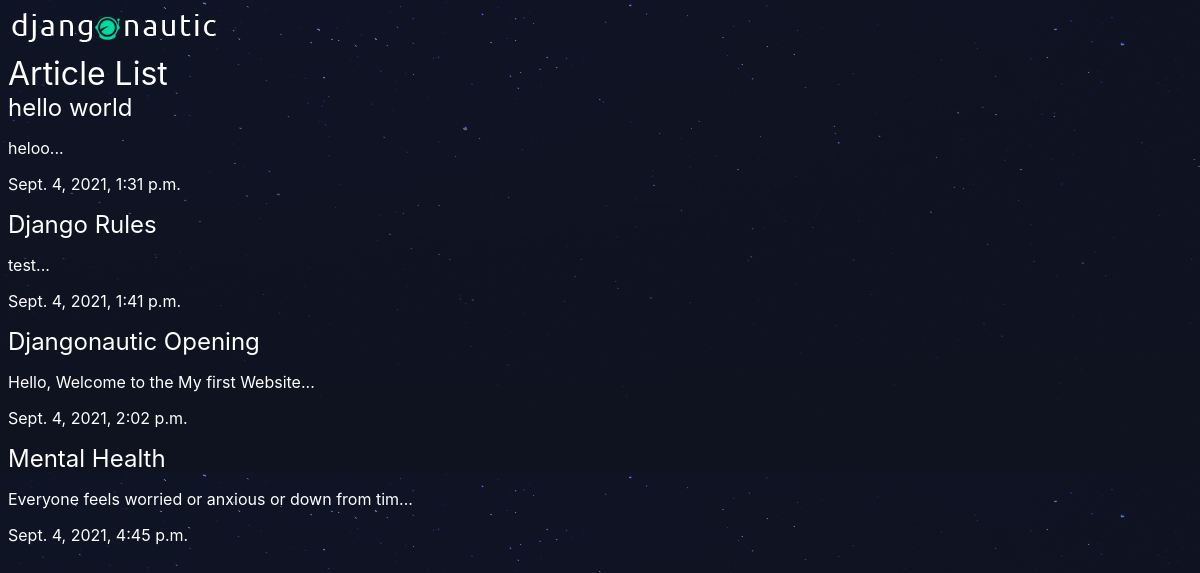
The page /articles/ on the database as committed earlier.
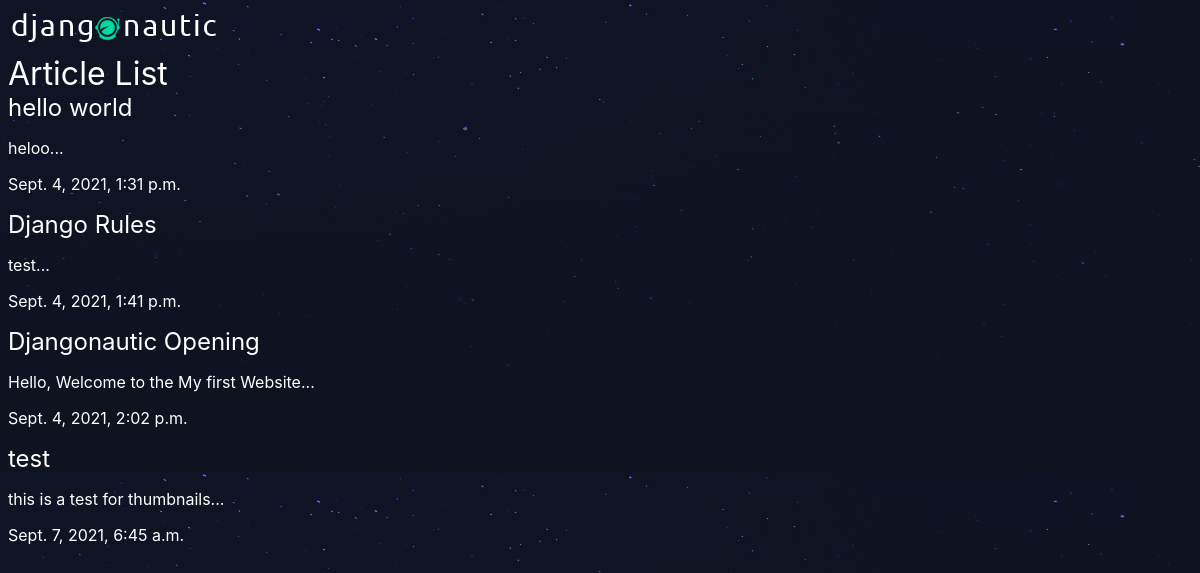
The same page on the database as committed later.
### articles/models.py (models this page shows, shortened)
class Article(models.Model):
    title = models.CharField(max_length=100)
    slug = models.SlugField()
    body = models.TextField()
    date = models.DateTimeField(auto_now_add=True)
    thumb = models.ImageField(default='default.png', blank=True)
    def snippet(self):
        return self.body[:50] + '...'

### articles/views.py (the view)
# urls.py: path('', views.index, name="list"),
def index (request):
    articles = Article.objects.all().order_by('date')
    return render(request, 'articles/index.html', {'articles':articles })

### articles/templates/articles/index.html
{% extends 'base.html' %}
{% block content %}
<h1>Article List</h1>
<div class="articles">
    {% for article in articles %}
    <div class="article">
        <h2><a href="{% url 'articles:detail' article.slug %}">{{ article.title }}</a></h2>
        <p>{{ article.snippet }}</p>
        <p>{{ article.date }}</p>
    </div>
    {% endfor %}
</div>
{% endblock %}

### templates/base.html (shortened to what this page needs)
{% load static %}
<!DOCTYPE html>
<html>
<head>
    <link rel="stylesheet" href="{% static 'style.css' %}">
</head>
<body>
    <div class="wrapper">
        <h1><a href="{% url 'articles:list' %}"><img src="{% static 'logo.png' %}"/></a></h1>
        {% block content %}
        {% endblock %}
    </div>
</body>
</html>

### assets/style.css (style rules this page uses)
body { background-color: #0f121f; background-image: url(stars.png); background-repeat-y: no-repeat; color: #fff; }
body * { font-family: -apple-system, BlinkMacSystemFont, 'Segoe UI', Roboto, Oxygen, Ubuntu, Cantarell, 'Open Sans', 'Helvetica Neue', sans-serif; }
h1,h2,h3,h4,h5 { font-weight: normal; margin: 0; }
a, a:hover, a:visited { color: #fff; text-decoration: none; }

Rows that differ between the two databases and show on the page:
removed Article: title "Mental Health", snippet "Everyone feels worried or anxious or down from tim...", date "Sept. 4, 2021, 4:45 p.m."
added Article: title "test", snippet "this is a test for thumbnails...", date "Sept. 7, 2021, 6:45 a.m."
